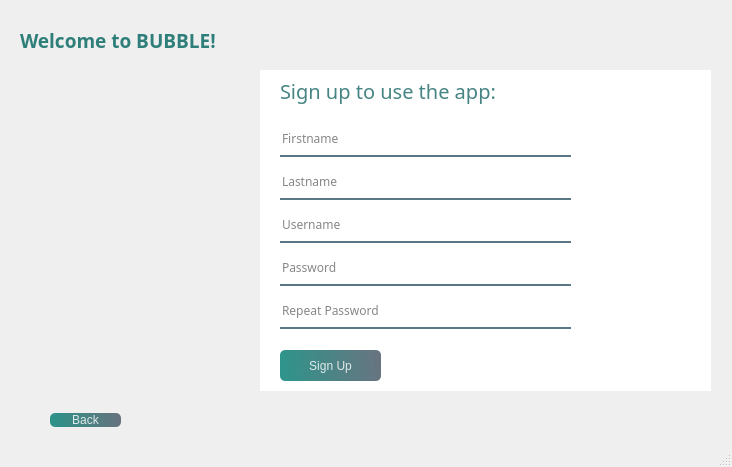
<?xml version="1.0" encoding="UTF-8"?>
<ui version="4.0">
 <class>MainWindow</class>
 <widget class="QMainWindow" name="MainWindow">
  <property name="geometry">
   <rect>
    <x>0</x>
    <y>0</y>
    <width>732</width>
    <height>467</height>
   </rect>
  </property>
  <property name="windowTitle">
   <string>MainWindow</string>
  </property>
  <widget class="QWidget" name="centralwidget">
   <widget class="QLabel" name="label">
    <property name="geometry">
     <rect>
      <x>20</x>
      <y>70</y>
      <width>241</width>
      <height>321</height>
     </rect>
    </property>
    <property name="text">
     <string/>
    </property>
    <property name="pixmap">
     <pixmap>images/happy-curious-person-peeking-from-behind-wall-vector-37681393.jpg</pixmap>
    </property>
    <property name="scaledContents">
     <bool>true</bool>
    </property>
   </widget>
   <widget class="QWidget" name="verticalLayoutWidget_2">
    <property name="geometry">
     <rect>
      <x>20</x>
      <y>20</y>
      <width>471</width>
      <height>41</height>
     </rect>
    </property>
    <layout class="QVBoxLayout" name="verticalLayout_2">
     <item>
      <widget class="QLabel" name="label_4">
       <property name="font">
        <font>
         <family>Bahnschrift SemiBold</family>
         <pointsize>10</pointsize>
        </font>
       </property>
       <property name="styleSheet">
        <string notr="true">Color: qlineargradient(spread:pad, x1:0, y1:0, x2:1, y2:0, stop:0 rgba(0, 0, 0, 255), stop:1 rgba(255, 255, 255, 255))</string>
       </property>
       <property name="text">
        <string>&lt;html&gt;&lt;head/&gt;&lt;body&gt;&lt;p&gt;&lt;span style=&quot; font-size:14pt; font-weight:600; color:#2e7f7a;&quot;&gt;Welcome to BUBBLE!&lt;/span&gt;&lt;/p&gt;&lt;/body&gt;&lt;/html&gt;</string>
       </property>
      </widget>
     </item>
    </layout>
   </widget>
   <widget class="QWidget" name="verticalLayoutWidget_3">
    <property name="geometry">
     <rect>
      <x>50</x>
      <y>400</y>
      <width>71</width>
      <height>41</height>
     </rect>
    </property>
    <layout class="QVBoxLayout" name="verticalLayout_3">
     <item>
      <widget class="QPushButton" name="pushButtonBack">
       <property name="layoutDirection">
        <enum>Qt::LeftToRight</enum>
       </property>
       <property name="styleSheet">
        <string notr="true">QPushButton#pushButtonBack{
	background-color: qlineargradient(spread:pad, x1:0, y1:0.505682, x2:1, y2:0.477, stop:0 rgba(11, 131,120, 219), stop:1 rgba(85,98,112,226));
	color:rgba(255,255,255,210);
	border-radius: 5px;
}
QPushButton#pushButtonBack:hover{
background-color: qlineargradient(spread:pad, x1:0, y1:0.505682, x2:1, y2:0.477, stop:0 rgba(150, 123,111, 219), stop:1 rgba(85,81,84,226));
}
QPushButton#pushButtonBack:press{
	padding-left:5px;
	padding-top: 5px;
	background-color: rgba(150,123,111,255);
}
</string>
       </property>
       <property name="text">
        <string>Back</string>
       </property>
       <property name="icon">
        <iconset>
         <normaloff>images/back.png</normaloff>images/back.png</iconset>
       </property>
      </widget>
     </item>
    </layout>
   </widget>
   <widget class="QWidget" name="widget" native="true">
    <property name="geometry">
     <rect>
      <x>260</x>
      <y>70</y>
      <width>451</width>
      <height>321</height>
     </rect>
    </property>
    <property name="styleSheet">
     <string notr="true">background-color: rgb(255, 255, 255)</string>
    </property>
    <widget class="QWidget" name="verticalLayoutWidget">
     <property name="geometry">
      <rect>
       <x>20</x>
       <y>50</y>
       <width>291</width>
       <height>219</height>
      </rect>
     </property>
     <layout class="QVBoxLayout" name="verticalLayout">
      <item>
       <widget class="QLineEdit" name="lineEditFirstName">
        <property name="font">
         <font>
          <family>Bahnschrift</family>
         </font>
        </property>
        <property name="focusPolicy">
         <enum>Qt::WheelFocus</enum>
        </property>
        <property name="styleSheet">
         <string notr="true">background-color: rgba(0,0,0,0);
border: none;
border-bottom: 2px solid rgba(46,82,101,200);
color: rgba(0,0,0,240);
padding-bottom: 7px;</string>
        </property>
        <property name="placeholderText">
         <string>Firstname</string>
        </property>
       </widget>
      </item>
      <item>
       <widget class="QLineEdit" name="lineEditLastName">
        <property name="font">
         <font>
          <family>Bahnschrift</family>
         </font>
        </property>
        <property name="styleSheet">
         <string notr="true">background-color: rgba(0,0,0,0);
border: none;
border-bottom: 2px solid rgba(46,82,101,200);
color: rgba(0,0,0,240);
padding-bottom: 7px;</string>
        </property>
        <property name="text">
         <string/>
        </property>
        <property name="placeholderText">
         <string>Lastname</string>
        </property>
       </widget>
      </item>
      <item>
       <widget class="QLineEdit" name="lineEditUsername">
        <property name="font">
         <font>
          <family>Bahnschrift</family>
         </font>
        </property>
        <property name="focusPolicy">
         <enum>Qt::WheelFocus</enum>
        </property>
        <property name="styleSheet">
         <string notr="true">background-color: rgba(0,0,0,0);
border: none;
border-bottom: 2px solid rgba(46,82,101,200);
color: rgba(0,0,0,240);
padding-bottom: 7px;</string>
        </property>
        <property name="placeholderText">
         <string>Username</string>
        </property>
       </widget>
      </item>
      <item>
       <widget class="QLineEdit" name="lineEditPassword">
        <property name="font">
         <font>
          <family>Bahnschrift</family>
         </font>
        </property>
        <property name="toolTipDuration">
         <number>0</number>
        </property>
        <property name="styleSheet">
         <string notr="true">background-color: rgba(0,0,0,0);
border: none;
border-bottom: 2px solid rgba(46,82,101,200);
color: rgba(0,0,0,240);
padding-bottom: 7px;</string>
        </property>
        <property name="text">
         <string/>
        </property>
        <property name="echoMode">
         <enum>QLineEdit::PasswordEchoOnEdit</enum>
        </property>
        <property name="placeholderText">
         <string>Password</string>
        </property>
       </widget>
      </item>
      <item>
       <widget class="QLineEdit" name="lineEditRepeatPassword">
        <property name="font">
         <font>
          <family>Bahnschrift</family>
         </font>
        </property>
        <property name="styleSheet">
         <string notr="true">background-color: rgba(0,0,0,0);
border: none;
border-bottom: 2px solid rgba(46,82,101,200);
color: rgba(0,0,0,240);
padding-bottom: 7px;</string>
        </property>
        <property name="echoMode">
         <enum>QLineEdit::Password</enum>
        </property>
        <property name="placeholderText">
         <string>Repeat Password</string>
        </property>
       </widget>
      </item>
     </layout>
    </widget>
    <widget class="QLabel" name="label_2">
     <property name="geometry">
      <rect>
       <x>20</x>
       <y>0</y>
       <width>271</width>
       <height>41</height>
      </rect>
     </property>
     <property name="font">
      <font>
       <family>Bahnschrift SemiBold</family>
       <pointsize>15</pointsize>
       <weight>50</weight>
       <bold>false</bold>
      </font>
     </property>
     <property name="styleSheet">
      <string notr="true">color:rgb(71, 132, 132)</string>
     </property>
     <property name="text">
      <string>Sign up to use the app:</string>
     </property>
    </widget>
    <widget class="QPushButton" name="pushButtonSignUp">
     <property name="geometry">
      <rect>
       <x>20</x>
       <y>280</y>
       <width>101</width>
       <height>31</height>
      </rect>
     </property>
     <property name="layoutDirection">
      <enum>Qt::LeftToRight</enum>
     </property>
     <property name="styleSheet">
      <string notr="true">QPushButton#pushButtonSignUp{
	background-color: qlineargradient(spread:pad, x1:0, y1:0.505682, x2:1, y2:0.477, stop:0 rgba(11, 131,120, 219), stop:1 rgba(85,98,112,226));
	color:rgba(255,255,255,210);
	border-radius: 5px;
}
QPushButton#pushButtonSignUp:hover{
background-color: qlineargradient(spread:pad, x1:0, y1:0.505682, x2:1, y2:0.477, stop:0 rgba(150, 123,111, 219), stop:1 rgba(85,81,84,226));
}
QPushButton#pushButtonSignUp:press{
	padding-left:5px;
	padding-top: 5px;
	background-color: rgba(150,123,111,255);
}
</string>
     </property>
     <property name="text">
      <string>Sign Up</string>
     </property>
     <property name="icon">
      <iconset>
       <normaloff>images/add.png</normaloff>images/add.png</iconset>
     </property>
    </widget>
   </widget>
  </widget>
  <widget class="QStatusBar" name="statusbar"/>
 </widget>
 <resources/>
 <connections/>
</ui>
